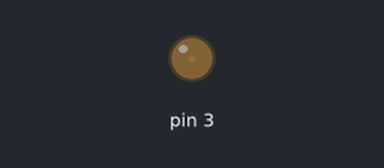
The sketch below on a simulated Arduino Uno, built with avr-gcc and run on an emulated ATmega328P. Shown: output pins drawn as LEDs (lit = HIGH).

Above: at 0.05 s.
At 0.65 s:
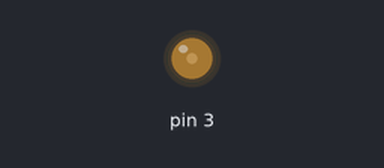
At 1.3 s:
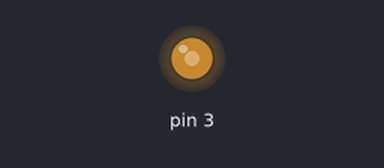
At 2.55 s:
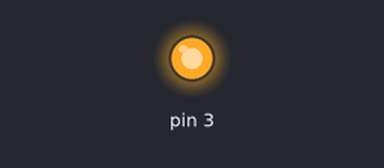
Timing chart, 0 to 5.9 s (numbered marks = the images above):
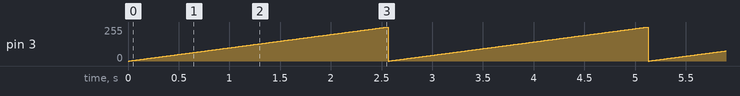

The sketch:

huxi.ino
```cpp
void setup() {
  // put your setup code here, to run once:
  pinMode(3,OUTPUT);

}
int i =0;
void loop() {
  // put your main code here, to run repeatedly:
  if(i<255)
  {
    analogWrite(3,i++);
    }
  else
  {
    i=0;
    }
    delay(10);
}
```

Measured:
- by itself, pin 3: ramps from 0/255 to 254/255 and jumps back, once every 2.6 s
